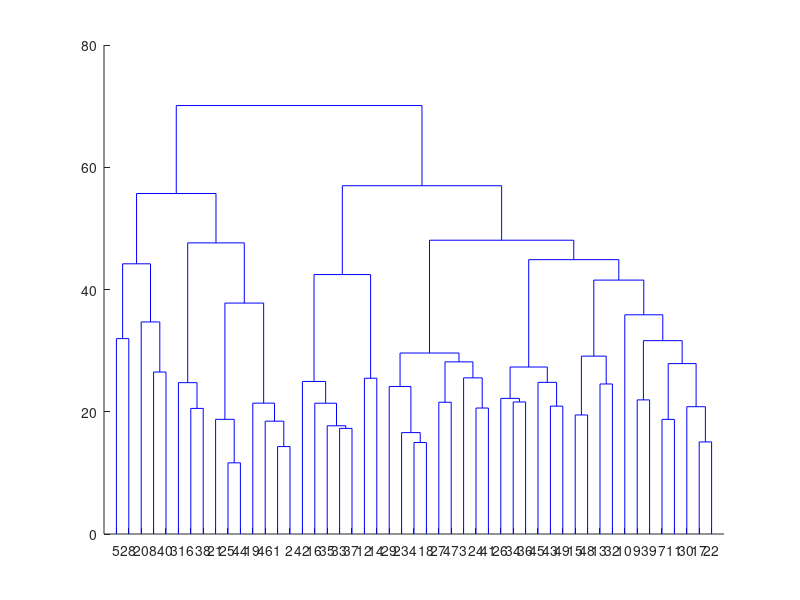

Source code (MATLAB): (Note: this script raises an error after producing the figure.)
%% reset
clear all
clc
load distmtx.mat
load urls
threshold = 10;

threshold = threshold + 1;
%% get distant matrix
% convert back to the format that linkage can process
[numNode, ~] = size(distmtx);
distmtx = squareform(distmtx);

% construct the hierarchical cluster tree
Z = linkage(distmtx, 'complete');
dendrogram(Z,0)

%% initialize cluster array
% Initialize the cluster array
cluster_arr(1,numNode) = Cluster(0,0,0);
for i=1:numNode
   cluster_arr(i).cluster_id = i;
   cluster_arr(i).member_id = i;
   cluster_arr(i).valid = 1;
end


%% loop to get the result
ii=1;
top_idx = numNode;
max_dist = 0;

[~,sizeC] = size(cluster_arr);
while sizeC >= threshold
    T = Z(ii,:);
    top_idx = top_idx + 1;
    
    if T(3) > max_dist
       max_dist = T(3); 
    end
    % pop
    clusterA = cluster_arr(T(1));
    clusterB = cluster_arr(T(2));
    cluster_arr(T(1)).valid = 0;
    cluster_arr(T(2)).valid = 0;
    
    if clusterA.valid ==0 || clusterB.valid==0
        fprintf('this is bull shit');
        break;
    end
    
    % merge
    temp_cluster = Cluster(top_idx, [clusterA.member_id, clusterB.member_id], 1);
    
    % push
    cluster_arr(end+1) = temp_cluster;
    
    % indexing
    sizeC = sizeC - 1;
    ii = ii + 1;
end

%% output labeled data
label = 1;
[~,sizeC] = size(cluster_arr);
fileID = fopen('../label','w');
for ii=1:sizeC
   if cluster_arr(ii).valid
       member_list = cluster_arr(ii).member_id;
       [~,length] = size(member_list);
       for jj=1:length
           fprintf(fileID, '%s %d ', strtrim( urls(member_list(jj),:) ), label);
       end
       label = label + 1;
   end
end
fclose(fileID)


%% plot the result
dendrogram(Z,0)
hold on
a = xlim;
plot([a(1),a(2)],[max_dist,max_dist],'r-')
title('Dendrogram');
hold off
